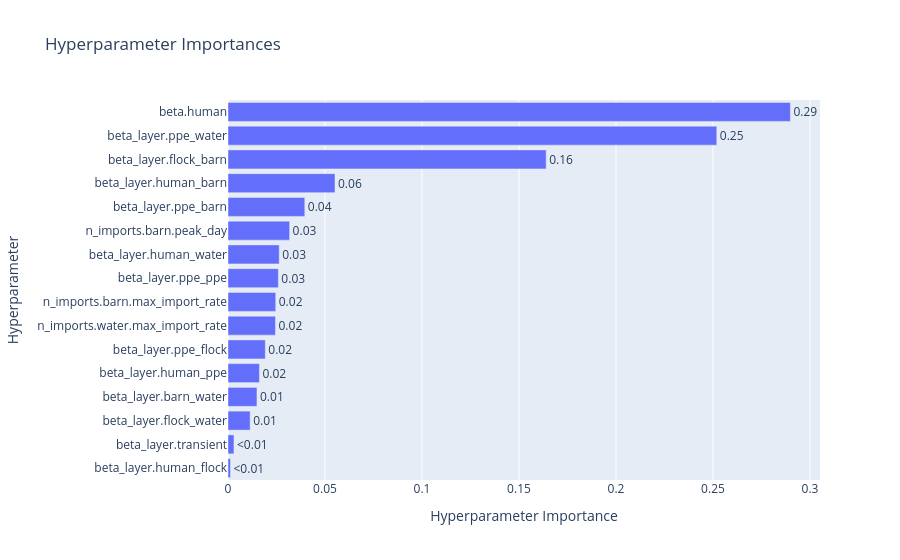

The notebook cell this image was saved under:
### Code cell
op.visualization.plot_param_importances(study).show()

### Figure 1 — Plotly figure (JSON) as saved in the notebook; plotly's stock layout.template omitted (floating-point values rounded to 4 significant figures)
{"data": [{"cliponaxis": false, "hovertemplate": ["beta_layer.human_flock (FloatDistribution): 0.0012865039641958072<extra></extra>", "beta_layer.transient (FloatDistribution): 0.0030760172882565748<extra></extra>", "beta_layer.flock_water (FloatDistribution): 0.011414843159529509<extra></extra>", "beta_layer.barn_water (FloatDistribution): 0.014929919671095979<extra></extra>", "beta_layer.human_ppe (FloatDistribution): 0.016207261165573444<extra></extra>", "beta_layer.ppe_flock (FloatDistribution): 0.019231429776068874<extra></extra>", "n_imports.water.max_import_rate (FloatDistribution): 0.024465322052174977<extra></extra>", "n_imports.barn.max_import_rate (FloatDistribution): 0.0246187166633959<extra></extra>", "beta_layer.ppe_ppe (FloatDistribution): 0.025963245702850107<extra></extra>", "beta_layer.human_water (FloatDistribution): 0.026404734056256495<extra></extra>", "n_imports.barn.peak_day (FloatDistribution): 0.03176128643085545<extra></extra>", "beta_layer.ppe_barn (FloatDistribution): 0.03958835715536291<extra></extra>", "beta_layer.human_barn (FloatDistribution): 0.05515969520349915<extra></extra>", "beta_layer.flock_barn (FloatDistribution): 0.16400730291567314<extra></extra>", "beta_layer.ppe_water (FloatDistribution): 0.25197869868479744<extra></extra>", "beta.human (FloatDistribution): 0.28990666611041427<extra></extra>"], "name": "Objective Value", "orientation": "h", "text": ["<0.01", "<0.01", "0.01", "0.01", "0.02", "0.02", "0.02", "0.02", "0.03", "0.03", "0.03", "0.04", "0.06", "0.16", "0.25", "0.29"], "textposition": "outside", "type": "bar", "x": [0.001287, 0.003076, 0.01141, 0.01493, 0.01621, 0.01923, 0.02447, 0.02462, 0.02596, 0.0264, 0.03176, 0.03959, 0.05516, 0.164, 0.252, 0.2899], "y": ["beta_layer.human_flock", "beta_layer.transient", "beta_layer.flock_water", "beta_layer.barn_water", "beta_layer.human_ppe", "beta_layer.ppe_flock", "n_imports.water.max_import_rate", "n_imports.barn.max_import_rate", "beta_layer.ppe_ppe", "beta_layer.human_water", "n_imports.barn.peak_day", "beta_layer.ppe_barn", "beta_layer.human_barn", "beta_layer.flock_barn", "beta_layer.ppe_water", "beta.human"]}], "layout": {"title": {"text": "Hyperparameter Importances"}, "xaxis": {"title": {"text": "Hyperparameter Importance"}}, "yaxis": {"title": {"text": "Hyperparameter"}}}}
